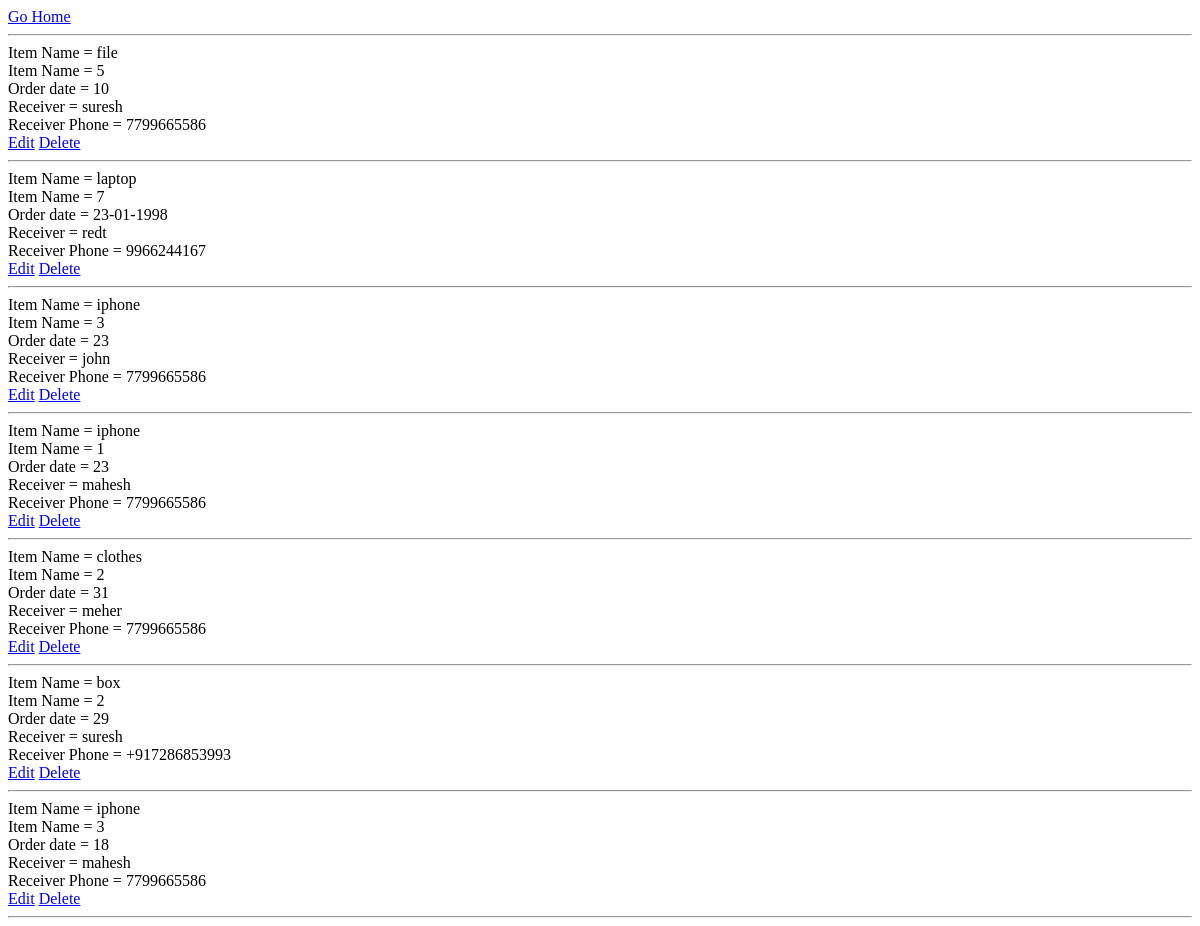
The page /list_items on the database as committed earlier.
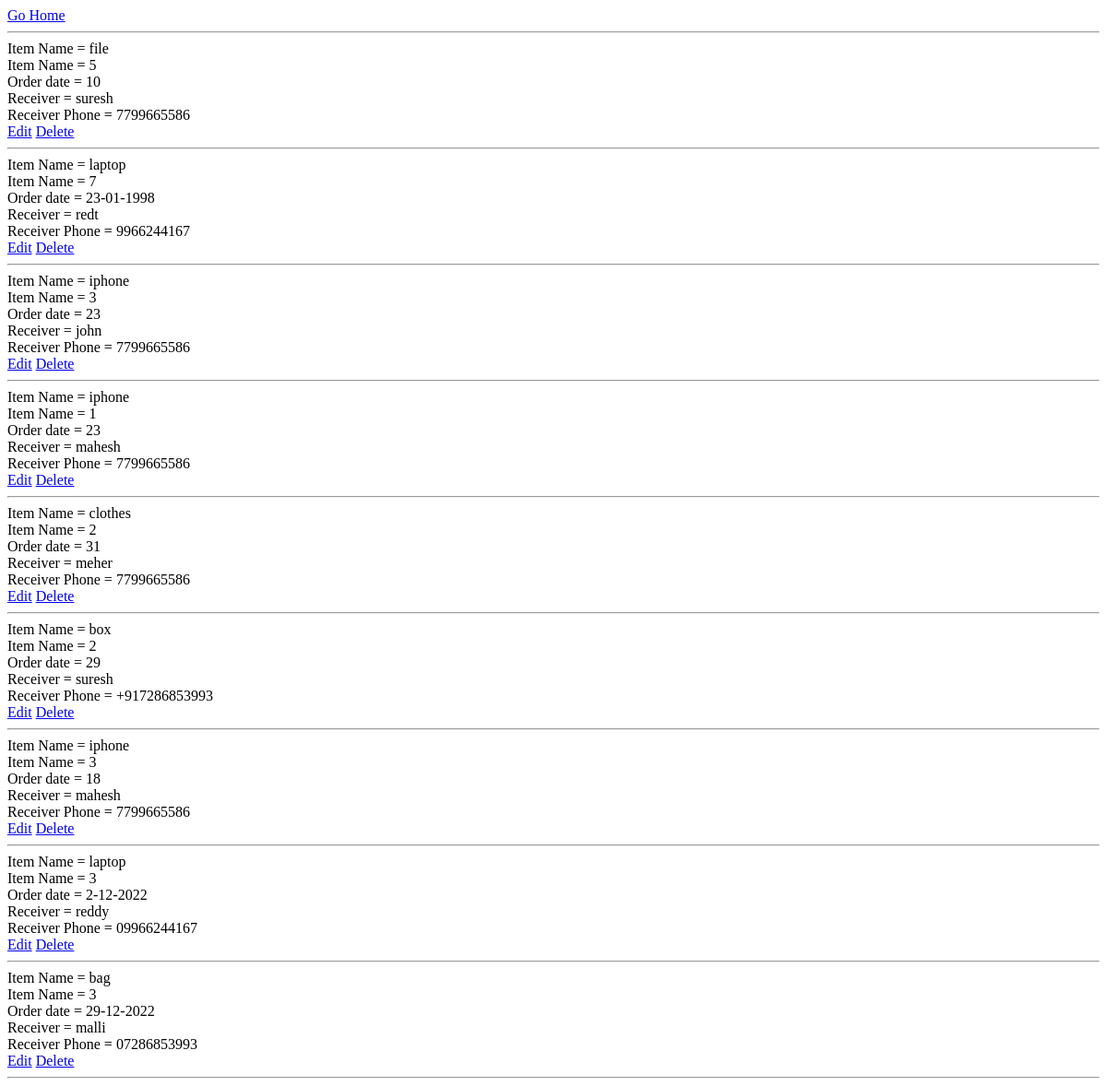
The same page on the database as committed later.
### tables this page shows
CREATE TABLE itemdetails ( id INTEGER PRIMARY KEY AUTOINCREMENT ,name text, weight text, date text, receiver text, receiver_phone text);

### app.py (the view)
@app.route('/list_items')
def list_items():
    with sqlite3.connect('database.db') as con:
        con.row_factory = sqlite3.Row
        cur = con.cursor()
        cur.execute('select * from itemdetails')
        row = cur.fetchall()
    print(row)
    return render_template('list_items.html', row=row)

### templates/list_items.html (shortened to what this page needs)
<!DOCTYPE html>
<html lang="en">
<head>
</head>
<body>
<a href="/">Go Home</a><hr>
{% for i in row %}
Item Name = {{i.name}}<br>
Item Name = {{i.weight}}<br>
Order date = {{i.date}}<br>
Receiver = {{i.receiver}}<br>
Receiver Phone = {{i.receiver_phone}}<br>
<a href="/edit_item/{{i.id}}">Edit</a>
<a href="/delete_item/{{i.id}}">Delete</a><hr>
{% endfor %}
</body>
</html>

Rows that differ between the two databases and show on the page:
added itemdetails: name "laptop", weight "3", date "2-12-2022", receiver "reddy", receiver_phone "09966244167"
added itemdetails: name "bag", weight "3", date "29-12-2022", receiver "malli", receiver_phone "07286853993"
